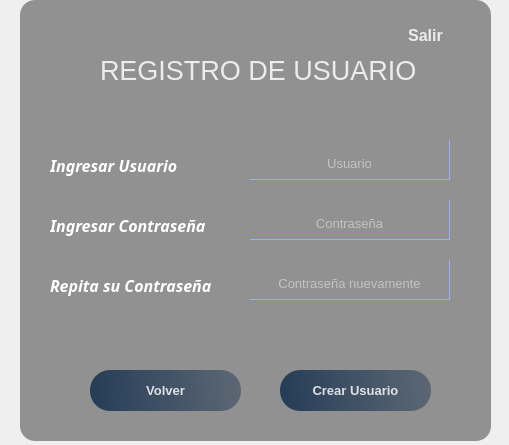
<?xml version="1.0" encoding="UTF-8"?>
<ui version="4.0">
 <class>MainWindow</class>
 <widget class="QMainWindow" name="MainWindow">
  <property name="geometry">
   <rect>
    <x>0</x>
    <y>0</y>
    <width>509</width>
    <height>445</height>
   </rect>
  </property>
  <property name="windowTitle">
   <string>MainWindow</string>
  </property>
  <widget class="QWidget" name="centralwidget">
   <widget class="QLabel" name="label_3">
    <property name="geometry">
     <rect>
      <x>30</x>
      <y>10</y>
      <width>451</width>
      <height>421</height>
     </rect>
    </property>
    <property name="styleSheet">
     <string notr="true">border-radius:20px;</string>
    </property>
    <property name="text">
     <string/>
    </property>
    <property name="pixmap">
     <pixmap>Mount Everest - A minimalist landscape with a dark.png</pixmap>
    </property>
    <property name="scaledContents">
     <bool>true</bool>
    </property>
   </widget>
   <widget class="QLabel" name="label_5">
    <property name="geometry">
     <rect>
      <x>20</x>
      <y>0</y>
      <width>471</width>
      <height>441</height>
     </rect>
    </property>
    <property name="font">
     <font>
      <weight>75</weight>
      <italic>false</italic>
      <bold>true</bold>
     </font>
    </property>
    <property name="styleSheet">
     <string notr="true">background-color:rgba(0,0,0,100);
border-radius:15px;</string>
    </property>
    <property name="text">
     <string/>
    </property>
    <property name="wordWrap">
     <bool>false</bool>
    </property>
   </widget>
   <widget class="QLabel" name="label">
    <property name="geometry">
     <rect>
      <x>50</x>
      <y>150</y>
      <width>181</width>
      <height>31</height>
     </rect>
    </property>
    <property name="font">
     <font>
      <family>Tourney Black</family>
      <pointsize>12</pointsize>
      <weight>75</weight>
      <italic>true</italic>
      <bold>true</bold>
     </font>
    </property>
    <property name="styleSheet">
     <string notr="true">color: rgb(255, 255, 255);</string>
    </property>
    <property name="text">
     <string>Ingresar Usuario</string>
    </property>
   </widget>
   <widget class="QLineEdit" name="user">
    <property name="geometry">
     <rect>
      <x>250</x>
      <y>140</y>
      <width>200</width>
      <height>40</height>
     </rect>
    </property>
    <property name="font">
     <font>
      <pointsize>10</pointsize>
      <weight>50</weight>
      <italic>false</italic>
      <bold>false</bold>
      <underline>false</underline>
      <strikeout>false</strikeout>
     </font>
    </property>
    <property name="cursor">
     <cursorShape>IBeamCursor</cursorShape>
    </property>
    <property name="tabletTracking">
     <bool>false</bool>
    </property>
    <property name="styleSheet">
     <string notr="true">background-color:rgba(0,0,0,0); 
border:none;
border-bottom:0.5px solid rgba(153, 175, 255);
border-right:0.5px solid rgba(153, 175, 255);

color:rgba(255,255,255,230);
padding-bottom:7px;</string>
    </property>
    <property name="text">
     <string/>
    </property>
    <property name="alignment">
     <set>Qt::AlignBottom|Qt::AlignHCenter</set>
    </property>
    <property name="placeholderText">
     <string>Usuario</string>
    </property>
   </widget>
   <widget class="QLabel" name="label_4">
    <property name="geometry">
     <rect>
      <x>50</x>
      <y>210</y>
      <width>171</width>
      <height>31</height>
     </rect>
    </property>
    <property name="font">
     <font>
      <family>Tourney Black</family>
      <pointsize>12</pointsize>
      <weight>75</weight>
      <italic>true</italic>
      <bold>true</bold>
     </font>
    </property>
    <property name="styleSheet">
     <string notr="true">color: rgb(255, 255, 255);</string>
    </property>
    <property name="text">
     <string>Ingresar Contraseña</string>
    </property>
   </widget>
   <widget class="QLabel" name="label_6">
    <property name="geometry">
     <rect>
      <x>50</x>
      <y>270</y>
      <width>181</width>
      <height>31</height>
     </rect>
    </property>
    <property name="font">
     <font>
      <family>Tourney Black</family>
      <pointsize>12</pointsize>
      <weight>75</weight>
      <italic>true</italic>
      <bold>true</bold>
     </font>
    </property>
    <property name="styleSheet">
     <string notr="true">color: rgb(255, 255, 255);</string>
    </property>
    <property name="text">
     <string>Repita su Contraseña</string>
    </property>
   </widget>
   <widget class="QLineEdit" name="password">
    <property name="geometry">
     <rect>
      <x>250</x>
      <y>200</y>
      <width>200</width>
      <height>40</height>
     </rect>
    </property>
    <property name="font">
     <font>
      <pointsize>10</pointsize>
     </font>
    </property>
    <property name="styleSheet">
     <string notr="true">background-color:rgba(0,0,0,0); 
border:none;
border-bottom:0.5px solid rgba(153, 175, 255);
border-right:0.5px solid rgba(153, 175, 255);

color:rgba(255,255,255,230);
padding-bottom:7px;</string>
    </property>
    <property name="alignment">
     <set>Qt::AlignBottom|Qt::AlignHCenter</set>
    </property>
    <property name="placeholderText">
     <string>Contraseña</string>
    </property>
   </widget>
   <widget class="QLineEdit" name="password_repeat">
    <property name="geometry">
     <rect>
      <x>250</x>
      <y>260</y>
      <width>200</width>
      <height>40</height>
     </rect>
    </property>
    <property name="font">
     <font>
      <pointsize>10</pointsize>
     </font>
    </property>
    <property name="styleSheet">
     <string notr="true">background-color:rgba(0,0,0,0); 
border:none;
border-bottom:0.5px solid rgba(153, 175, 255);
border-right:0.5px solid rgba(153, 175, 255);

color:rgba(255,255,255,230);
padding-bottom:7px;</string>
    </property>
    <property name="alignment">
     <set>Qt::AlignBottom|Qt::AlignHCenter</set>
    </property>
    <property name="placeholderText">
     <string>Contraseña nuevamente</string>
    </property>
   </widget>
   <widget class="QPushButton" name="bt_adduser">
    <property name="geometry">
     <rect>
      <x>280</x>
      <y>370</y>
      <width>151</width>
      <height>41</height>
     </rect>
    </property>
    <property name="font">
     <font>
      <pointsize>10</pointsize>
      <weight>75</weight>
      <bold>true</bold>
     </font>
    </property>
    <property name="styleSheet">
     <string notr="true">QPushButton{
color:rgba(255,255,255,210);
border-radius:20px;
background-color: qlineargradient(spread:pad, x1:0, y1:0.505682 , x2:1 , y2:0.477,stop:0 rgba(20,47,78,219), stop:1 rgba(85,98,112,226));
}
QPushButton:hover{

color:rgba(255,255,255,210);
background-color: qlineargradient(spread:pad, x1:0, y1:0.505682 , x2:1 , y2:0.477,stop:0 rgba(123, 104, 238,230), stop:1 rgba(85,98,112,226));


}
</string>
    </property>
    <property name="text">
     <string>Crear Usuario</string>
    </property>
    <property name="icon">
     <iconset>
      <normaloff>agregar-usuario.png</normaloff>agregar-usuario.png</iconset>
    </property>
   </widget>
   <widget class="QPushButton" name="bt_salir">
    <property name="geometry">
     <rect>
      <x>380</x>
      <y>20</y>
      <width>91</width>
      <height>31</height>
     </rect>
    </property>
    <property name="font">
     <font>
      <pointsize>12</pointsize>
      <weight>75</weight>
      <bold>true</bold>
     </font>
    </property>
    <property name="cursor">
     <cursorShape>PointingHandCursor</cursorShape>
    </property>
    <property name="styleSheet">
     <string notr="true">QPushButton{
background-color:qlineargradient(spread:pad,x1:0,y1:0.505682, x2:1, y2:0.477 ,stop:0 rgba(72,61,139,219), stop:1 rgba(0,0,139,225));
color:rgba(255,255,255,210);
border-radius:15px;
background-color : rgba(0,0,0,0);
}
QPushButton:hover{
background-color: qlineargradient(spread:pad, x1:0, y1:0.505682 , x2:1 , y2:0.477,stop:0 rgba(123, 104, 238,230), stop:1 rgba(85,98,112,226));
}
QPushButton:pressed{
padding-left:5px;
padding-top:5px;

}</string>
    </property>
    <property name="text">
     <string>Salir</string>
    </property>
    <property name="icon">
     <iconset>
      <normaloff>cerrar-sesion.png</normaloff>cerrar-sesion.png</iconset>
    </property>
    <property name="iconSize">
     <size>
      <width>22</width>
      <height>21</height>
     </size>
    </property>
   </widget>
   <widget class="QLabel" name="label_7">
    <property name="geometry">
     <rect>
      <x>100</x>
      <y>30</y>
      <width>341</width>
      <height>81</height>
     </rect>
    </property>
    <property name="font">
     <font>
      <pointsize>20</pointsize>
     </font>
    </property>
    <property name="styleSheet">
     <string notr="true">color:rgba(255,255,255,210);</string>
    </property>
    <property name="text">
     <string>REGISTRO DE USUARIO</string>
    </property>
   </widget>
   <widget class="QPushButton" name="bt_volver">
    <property name="geometry">
     <rect>
      <x>90</x>
      <y>370</y>
      <width>151</width>
      <height>41</height>
     </rect>
    </property>
    <property name="font">
     <font>
      <pointsize>10</pointsize>
      <weight>75</weight>
      <bold>true</bold>
     </font>
    </property>
    <property name="styleSheet">
     <string notr="true">QPushButton{
color:rgba(255,255,255,210);
border-radius:20px;
background-color: qlineargradient(spread:pad, x1:0, y1:0.505682 , x2:1 , y2:0.477,stop:0 rgba(20,47,78,219), stop:1 rgba(85,98,112,226));
}
QPushButton:hover{

color:rgba(255,255,255,210);
background-color: qlineargradient(spread:pad, x1:0, y1:0.505682 , x2:1 , y2:0.477,stop:0 rgba(123, 104, 238,230), stop:1 rgba(85,98,112,226));


}
</string>
    </property>
    <property name="text">
     <string>Volver</string>
    </property>
    <property name="icon">
     <iconset>
      <normaloff>volver (1).png</normaloff>volver (1).png</iconset>
    </property>
   </widget>
   <zorder>label_3</zorder>
   <zorder>label_5</zorder>
   <zorder>label</zorder>
   <zorder>label_4</zorder>
   <zorder>label_6</zorder>
   <zorder>password</zorder>
   <zorder>password_repeat</zorder>
   <zorder>bt_adduser</zorder>
   <zorder>bt_salir</zorder>
   <zorder>label_7</zorder>
   <zorder>user</zorder>
   <zorder>bt_volver</zorder>
  </widget>
 </widget>
 <resources/>
 <connections/>
</ui>
